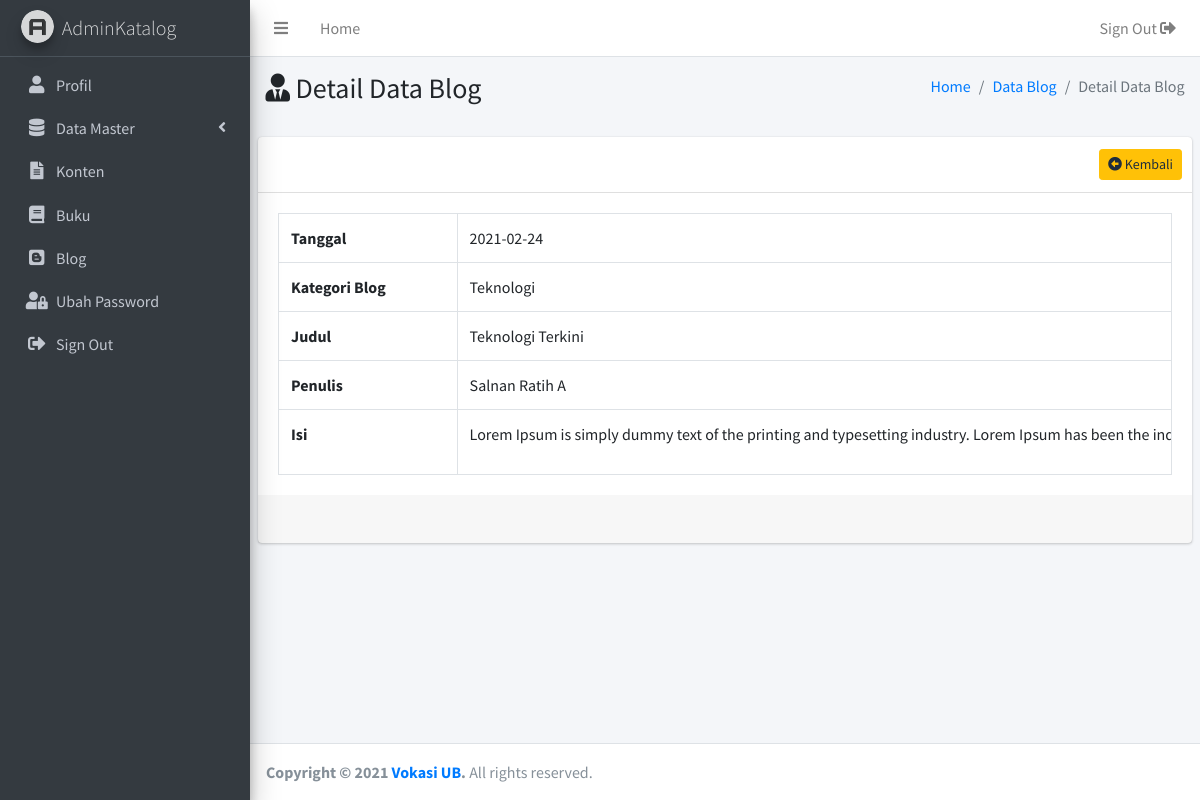
The app's page /admin/detailblog.php?data=1 with its own data.
### tables this page shows
CREATE TABLE `blog` (
  `id_blog` int(11) NOT NULL,
  `id_kategori_blog` int(11) DEFAULT NULL,
  `id_user` int(11) DEFAULT NULL,
  `tanggal` date NOT NULL DEFAULT '1999-01-01',
  `judul` varchar(255) DEFAULT NULL,
  `isi` text DEFAULT NULL
);

CREATE TABLE `kategori_blog` (
  `id_kategori_blog` int(11) NOT NULL,
  `kategori_blog` varchar(50) DEFAULT NULL
);

CREATE TABLE `user` (
  `id_user` int(11) NOT NULL,
  `nama` varchar(100) DEFAULT NULL,
  `email` varchar(50) DEFAULT NULL,
  `username` varchar(30) DEFAULT NULL,
  `password` varchar(150) DEFAULT NULL,
  `level` varchar(30) DEFAULT NULL,
  `foto` varchar(100) DEFAULT NULL
);

### admin/detailblog.php (the view, shortened to what this page needs)
<?php
  include('../koneksi/koneksi.php');
  if(isset($_GET['data'])){
   $id_blog = $_GET['data'];
    $sql = "SELECT `b`.`tanggal`,`k`.`kategori_blog`,`b`.`judul`,
    `b`.`id_user`, `b`.`isi` FROM `blog` `b` INNER JOIN
    `kategori_blog` `k` ON `b`.`id_kategori_blog`=
    `k`.`id_kategori_blog` INNER JOIN `user`
    `u` ON `b`.`id_user`= `u`.`id_user`
    WHERE `b`.`id_blog`='$id_blog'";
    $query = mysqli_query($koneksi,$sql);
    while($data = mysqli_fetch_row($query)){
      $tanggal = $data[0];
      $kategori_blog = $data[1];
      $judul = $data[2];
      $id_user = $data[3];
      $isi = $data[4];
      }
    }
?>
<!DOCTYPE html>
<html>
<head>
<?php include("includes/head.php") ?>
</head>
<body class="hold-transition sidebar-mini layout-fixed">
<div class="wrapper">
<?php include("includes/header.php") ?>
  <?php include("includes/sidebar.php") ?>
  <div class="content-wrapper">
    <section class="content-header">
      <div class="container-fluid">
        <div class="row mb-2">
          <div class="col-sm-6">
            <h3><i class="fas fa-user-tie"></i> Detail Data Blog</h3>
          </div>
          <div class="col-sm-6">
            <ol class="breadcrumb float-sm-right">
              <li class="breadcrumb-item"><a href="#">Home</a></li>
              <li class="breadcrumb-item"><a href="blog.php">Data Blog</a></li>
              <li class="breadcrumb-item active">Detail Data Blog</li>
            </ol>
          </div>
        </div>
      </div>
    </section>
    <section class="content">
            <div class="card">
              <div class="card-header">
                <div class="card-tools">
                  <a href="blog.php" class="btn btn-sm btn-warning float-right">
                  <i class="fas fa-arrow-alt-circle-left"></i> Kembali</a>
                </div>
              </div>
              <div class="card-body">
                <table class="table table-bordered">
                    <tbody>
                      <tr>
                        <td width="20%"><strong>Tanggal<strong></td>
                        <td width="80%"><?php echo $tanggal;?></td>
                      </tr>
                      <tr>
                        <td width="20%"><strong>Kategori Blog<strong></td>
                        <td width="80%"><?php echo $kategori_blog;?></td>
                      </tr>
                      <tr>
                        <td width="20%"><strong>Judul<strong></td>
                        <td width="80%"><?php echo $judul;?></td>
                      </tr>
                      <tr>
                        <td width="20%"><strong>Penulis<strong></td>
                        <td>
                          <?php
                          $sql = "SELECT `nama` from `user`
                                    where `id_user`='$id_user'";
                          $query = mysqli_query($koneksi,$sql);
                          while($data = mysqli_fetch_row($query)){
                          $id_user= $data[0];
                          echo $id_user;
                          }?>
                          </td>
                      </tr>
                      <tr>
                        <td width="20%"><strong>Isi<strong></td>
                        <td><?php echo $isi;?></td>
                      </tr>
                    </tbody>
                  </table>
              </div>
              <div class="card-footer clearfix">&nbsp;</div>
            </div>
    </section>
  </div>
  <?php include("includes/footer.php") ?>
</div>
</body>
</html>

### admin/includes/head.php (style rules this page uses)
.card-body { overflow-x:auto; }
tbody tr td { max-width: 500px;white-space: nowrap; overflow: hidden;text-overflow: ellipsis; }

### records on screen
blog: tanggal "2021-02-24", id_kategori_blog.kategori_blog "Teknologi", judul "Teknologi Terkini", isi "Lorem Ipsum is simply dummy text of the printing and typesetting industry. Lorem Ipsum has been th…"
user: nama "Salnan Ratih A"
